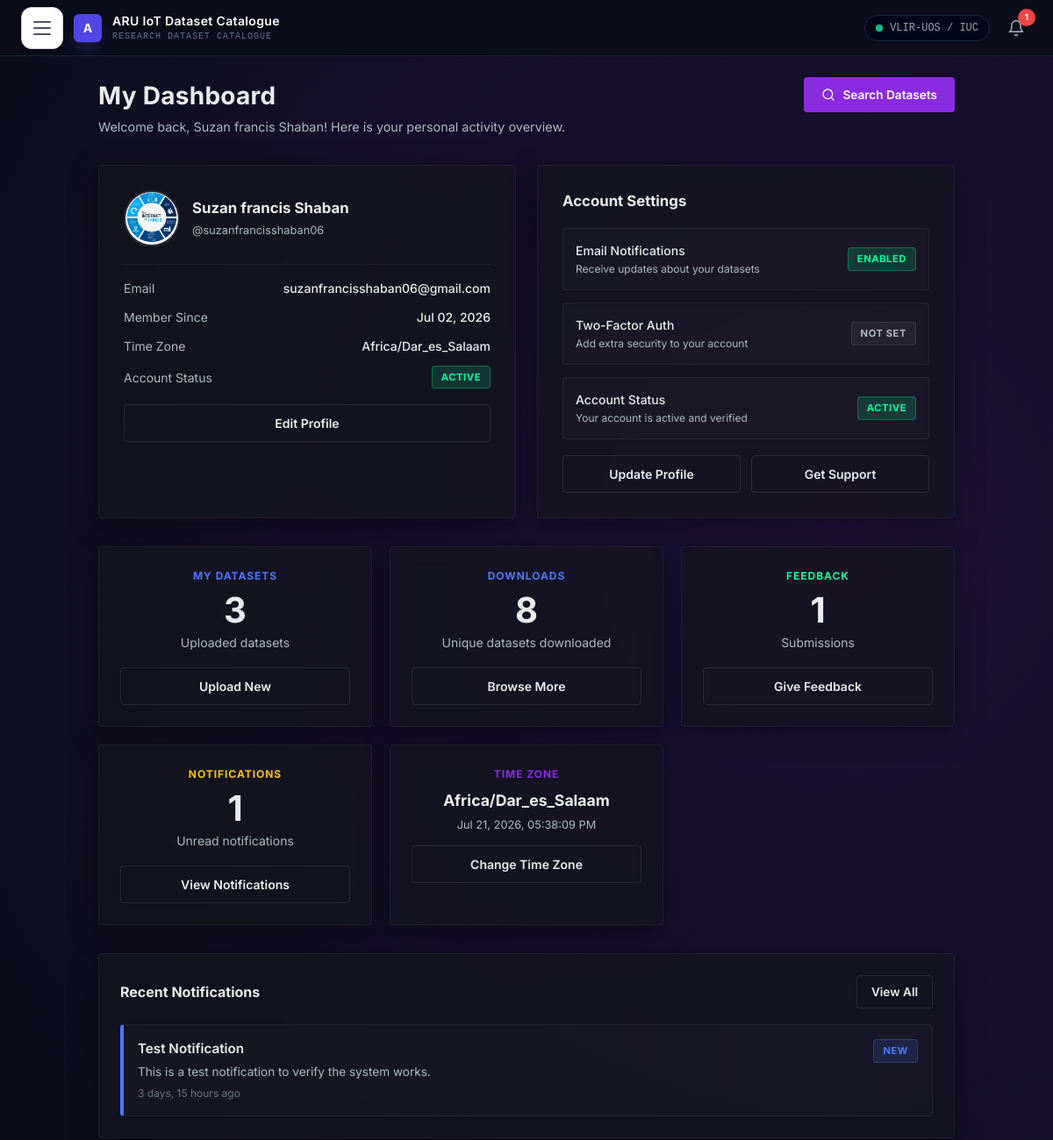
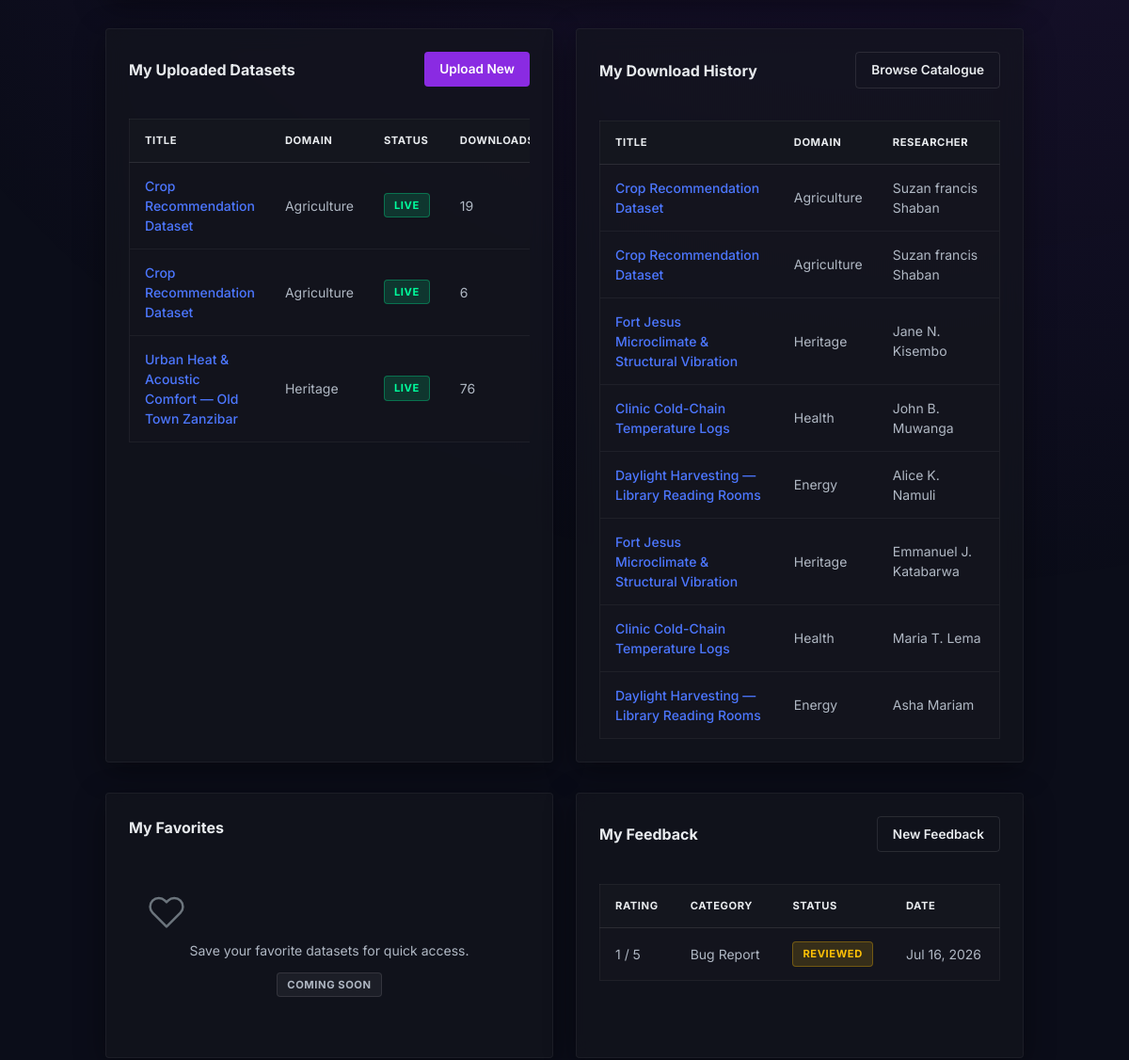
/my-dashboard/ (signed in, upper part), run on an earlier commit of the app's database (2 pictures, top to bottom).
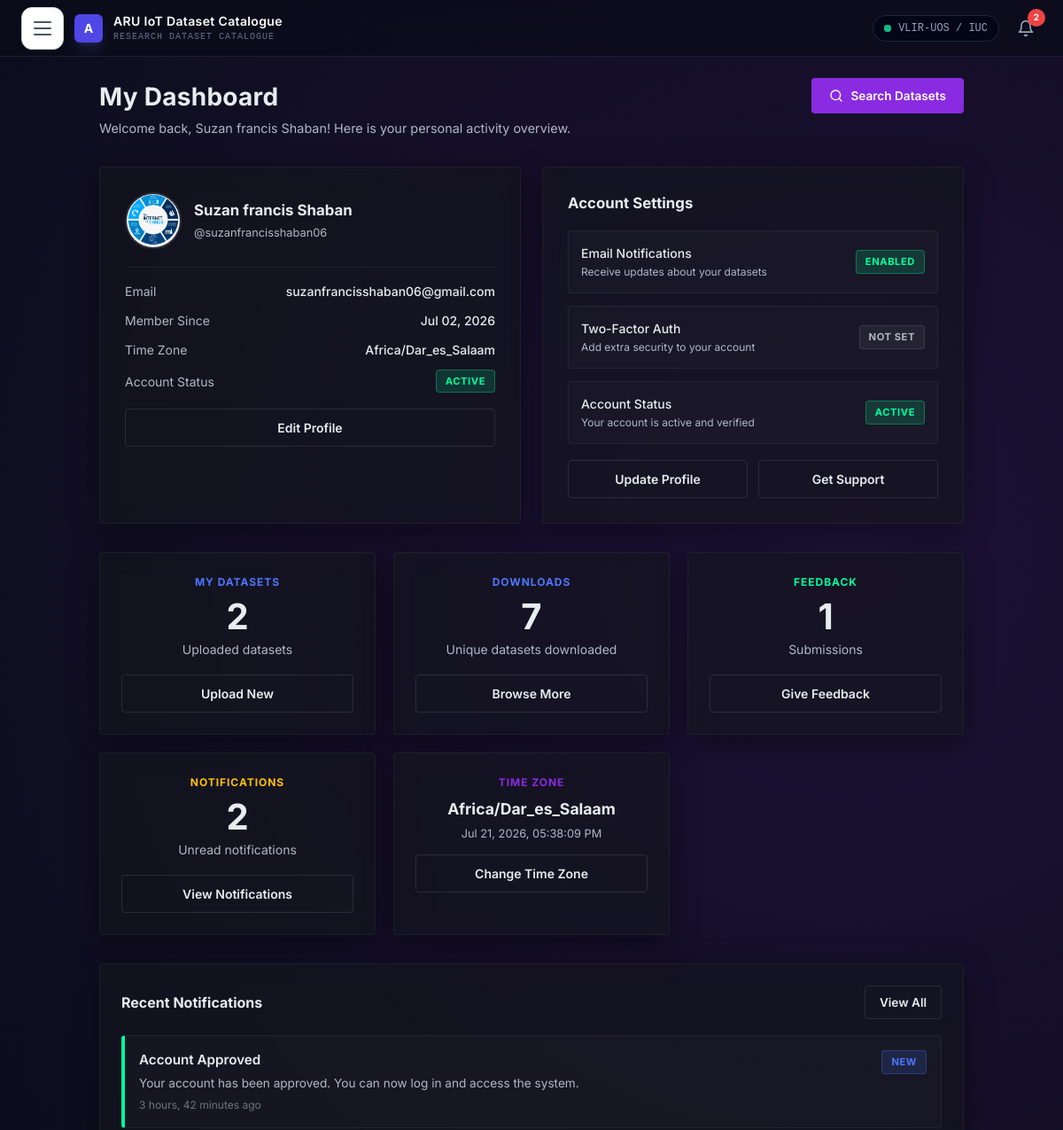
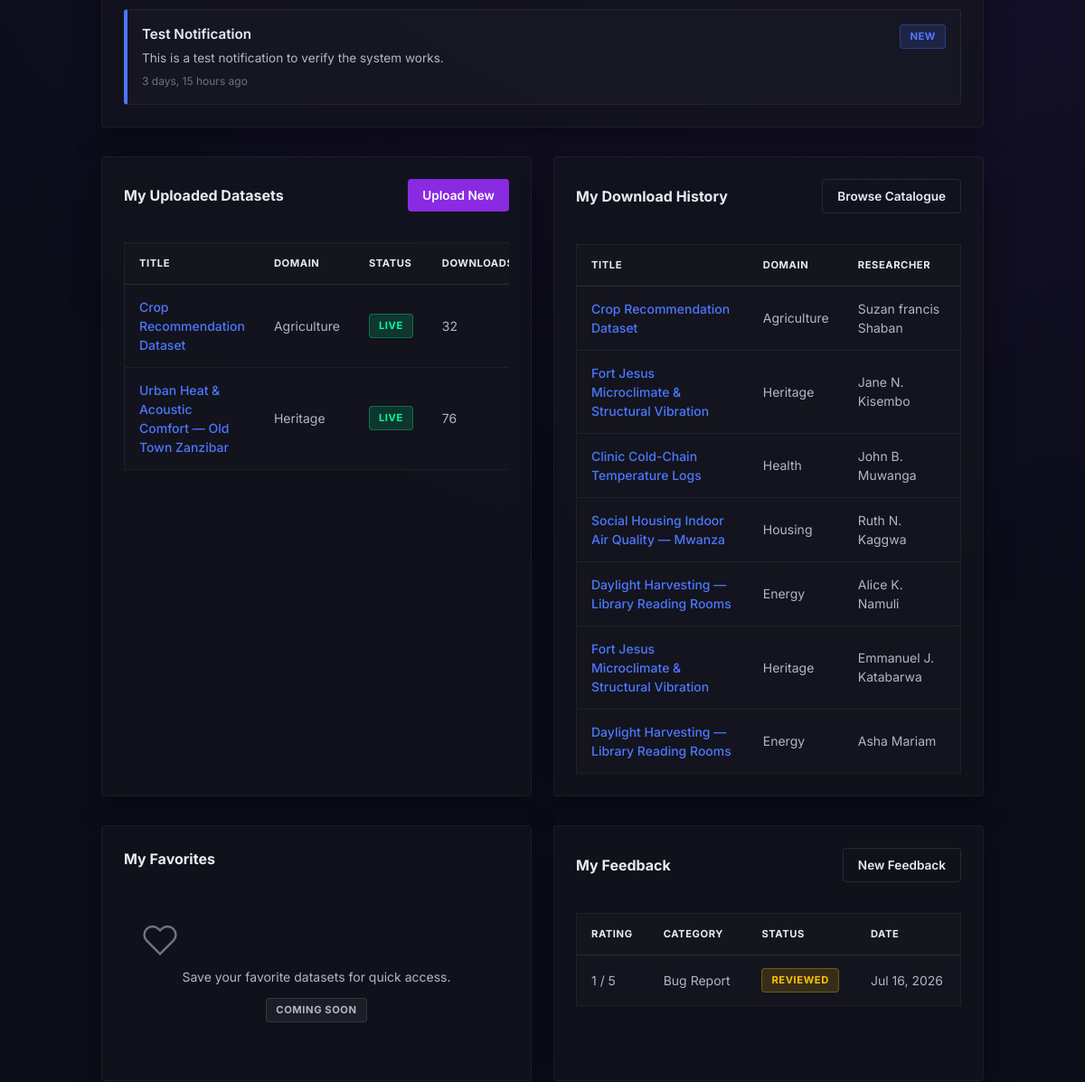
And on a later commit of the database (2 pictures, top to bottom).
### catalogue/models.py (models this page shows, shortened)
class Notification(models.Model):
    NOTIFICATION_TYPE_CHOICES = [
        ('info', 'Information'),
        ('success', 'Success'),
        ('warning', 'Warning'),
        ('error', 'Error'),
    ]
    user = models.ForeignKey(User, on_delete=models.CASCADE, related_name='notifications')
    title = models.CharField(max_length=255)
    message = models.TextField()
    notification_type = models.CharField(max_length=20, choices=NOTIFICATION_TYPE_CHOICES, default='info')
    is_read = models.BooleanField(default=False)
    sent_email = models.BooleanField(default=False)
    sent_sms = models.BooleanField(default=False)
    created_at = models.DateTimeField(auto_now_add=True)
    read_at = models.DateTimeField(null=True, blank=True)
    class Meta:
        ordering = ['-created_at']

class Dataset(models.Model):
    STATUS_CHOICES = [
        ('draft', 'Draft'),
        ('pending', 'Pending Review'),
        ('live', 'Live'),
    ]
    SENSOR_TYPE_CHOICES = [
        ('Temperature', 'Temperature'),
        ('Humidity', 'Humidity'),
        ('Air Quality', 'Air Quality'),
        ('Water Quality', 'Water Quality'),
        ('Energy', 'Energy'),
        ('Motion', 'Motion'),
        ('Sound', 'Sound'),
        ('Light', 'Light'),
        ('Other', 'Other'),
    ]
    OUTPUT_FORMAT_CHOICES = [
        ('CSV', 'CSV'),
        ('JSON', 'JSON'),
        ('Parquet', 'Parquet'),
        ('XML', 'XML'),
        ('Other', 'Other'),
    ]
    LICENSE_CHOICES = [
        ('CC BY 4.0', 'CC BY 4.0'),
        ('CC0', 'CC0'),
        ('CC BY-SA 4.0', 'CC BY-SA 4.0'),
        ('MIT', 'MIT'),
        ('Other', 'Other'),
    ]
    title = models.CharField(max_length=255, blank=True)
    description = models.TextField(blank=True)
    researcher = models.ForeignKey(User, on_delete=models.CASCADE, related_name='datasets')
    lead_researcher = models.CharField(max_length=255, blank=True, help_text='Name to display as the lead researcher for this dataset.')
    domain = models.ForeignKey(Domain, on_delete=models.PROTECT, related_name='datasets')
    sensor_type = models.CharField(max_length=100, choices=SENSOR_TYPE_CHOICES, blank=True)
    iuc_project_code = models.CharField(max_length=100, blank=True)
    output_format = models.CharField(max_length=20, choices=OUTPUT_FORMAT_CHOICES, default='CSV')
    location = models.CharField(max_length=255, blank=True)
    update_frequency = models.CharField(max_length=50, blank=True)
    start_date = models.DateField(null=True, blank=True)
    end_date = models.DateField(null=True, blank=True)
    units_of_measurement = models.CharField(max_length=100, blank=True)
    quality_score = models.DecimalField(
        max_digits=3,
        decimal_places=2,
        default=0.00,
        validators=[MinValueValidator(0), MaxValueValidator(5)]
    )
    license = models.CharField(max_length=100, choices=LICENSE_CHOICES, default='CC BY 4.0')
    download_link = models.URLField(null=True, blank=True)
    department = models.CharField(max_length=100, blank=True)
    data_file = models.FileField(upload_to='datasets/', blank=True, null=True)
    doi = models.CharField(max_length=100, blank=True, null=True)
    status = models.CharField(max_length=10, choices=STATUS_CHOICES, default='draft')
    download_count = models.PositiveIntegerField(default=0)
    created_at = models.DateTimeField(auto_now_add=True)
    class Meta:
        ordering = ['-created_at']

class Domain(models.Model):
    name = models.CharField(max_length=100, unique=True)
    slug = models.SlugField(max_length=100, unique=True)
    description = models.TextField(blank=True)
    is_active = models.BooleanField(default=True)
    class Meta:
        ordering = ['name']

class Feedback(models.Model):
    CATEGORY_CHOICES = [
        ('bug', 'Bug Report'),
        ('feature', 'Feature Request'),
        ('general', 'General Suggestion'),
        ('compliment', 'Compliment'),
    ]
    STATUS_CHOICES = [
        ('new', 'New'),
        ('reviewed', 'Reviewed'),
        ('resolved', 'Resolved'),
    ]
    user = models.ForeignKey(User, on_delete=models.SET_NULL, null=True, blank=True, related_name='feedbacks')
    rating = models.PositiveSmallIntegerField(validators=[MinValueValidator(1), MaxValueValidator(5)])
    category = models.CharField(max_length=20, choices=CATEGORY_CHOICES)
    comment = models.TextField(blank=True)
    status = models.CharField(max_length=20, choices=STATUS_CHOICES, default='new')
    admin_notes = models.TextField(blank=True)
    created_at = models.DateTimeField(auto_now_add=True)
    updated_at = models.DateTimeField(auto_now=True)
    class Meta:
        ordering = ['-created_at']

### catalogue/views.py (the view)
# urls.py: path('my-dashboard/', views.user_dashboard, name='user_dashboard'),
@login_required
def user_dashboard(request):
    user = request.user
    user_datasets = Dataset.objects.filter(researcher=user).select_related('domain')
    download_logs = AuditLog.objects.filter(user=user, action_type='download').select_related('user')
    downloaded_dataset_titles = []
    for log in download_logs:
        title = log.details
        if title and title.startswith('Downloaded: '):
            title = title[len('Downloaded: '):]
        if title:
            downloaded_dataset_titles.append(title)
    downloaded_datasets = Dataset.objects.filter(title__in=downloaded_dataset_titles).select_related('domain', 'researcher')
    user_feedback = Feedback.objects.filter(user=user).order_by('-created_at')[:20]
    try:
        profile = user.profile
    except Profile.DoesNotExist:
        profile = None
    unread_notifications_count = 0
    recent_notifications = []
    if user.is_authenticated:
        try:
            from catalogue.notifications import get_unread_notifications_count, get_recent_notifications
            unread_notifications_count = get_unread_notifications_count(user)
            recent_notifications = get_recent_notifications(user, limit=5)
        except Exception:
            pass
    context = {
        'user_datasets': user_datasets,
        'downloaded_datasets': downloaded_datasets,
        'user_feedback': user_feedback,
        'profile': profile,
        'unread_notifications_count': unread_notifications_count,
        'recent_notifications': recent_notifications,
    }
    return render(request, 'user_dashboard.html', context)

### catalogue/templates/user_dashboard.html (shortened to what the changed rows need)
{% extends 'base.html' %}
{% block content %}
{% load i18n %}
<div style="margin-top:24px; margin-bottom:40px; max-width:1200px; margin-left:auto; margin-right:auto;">
    <div style="margin-bottom:32px; display:flex; justify-content:space-between; align-items:flex-start; flex-wrap:wrap; gap:12px;">
        <div>
            <h1 style="font-size:1.75rem; font-weight:700; letter-spacing:0.01em;">My Dashboard</h1>
        </div>
    </div>
    <div id="uploads" style="display:grid; grid-template-columns: repeat(auto-fit, minmax(240px, 1fr)); gap:20px; margin-bottom:32px;">
        <div class="glass-panel" style="padding:24px; text-align:center;">
            <div style="font-size:0.75rem; font-weight:700; text-transform:uppercase; letter-spacing:0.08em; color:var(--accent-indigo); margin-bottom:10px;">My Datasets</div>
            <div style="font-size:2.5rem; font-weight:700; color:var(--text-primary); line-height:1;">{{ user_datasets|length }}</div>
            <p style="font-size:0.875rem; color:var(--text-secondary); margin-top:6px;">Uploaded datasets</p>
            <a href="{% url 'register_dataset' %}" class="btn btn-outline" style="margin-top:18px; width:100%; text-align:center; justify-content:center;">Upload New</a>
        </div>
        <div class="glass-panel" style="padding:24px; text-align:center;">
            <div style="font-size:0.75rem; font-weight:700; text-transform:uppercase; letter-spacing:0.08em; color:var(--accent-cyan); margin-bottom:10px;">Downloads</div>
            <div style="font-size:2.5rem; font-weight:700; color:var(--text-primary); line-height:1;">{{ downloaded_datasets|length }}</div>
            <p style="font-size:0.875rem; color:var(--text-secondary); margin-top:6px;">Unique datasets downloaded</p>
            <a href="{% url 'browse_catalogue' %}" class="btn btn-outline" style="margin-top:18px; width:100%; text-align:center; justify-content:center;">Browse More</a>
        </div>
        <div class="glass-panel" style="padding:24px; text-align:center;">
            <div style="font-size:0.75rem; font-weight:700; text-transform:uppercase; letter-spacing:0.08em; color:var(--accent-gold); margin-bottom:10px;">{% trans 'Notifications' %}</div>
            <div style="font-size:2.5rem; font-weight:700; color:var(--text-primary); line-height:1;">{{ unread_notifications_count }}</div>
            <p style="font-size:0.875rem; color:var(--text-secondary); margin-top:6px;">Unread notifications</p>
            <a href="{% url 'user_account_settings' %}?section=notifications" class="btn btn-outline" style="margin-top:18px; width:100%; text-align:center; justify-content:center;">{% trans 'View Notifications' %}</a>
        </div>
    </div>
    {% if recent_notifications %}
    <div class="glass-panel" style="padding:24px; margin-bottom:32px;">
        <div style="display:flex; flex-direction:column; gap:12px;">
            {% for notification in recent_notifications %}
            <div style="padding:16px; background:rgba(255,255,255,0.02); border:1px solid rgba(255,255,255,0.06); border-radius:var(--radius); border-left:4px solid {% if notification.notification_type == 'success' %}var(--accent-mint){% elif notification.notification_type == 'warning' %}var(--accent-gold){% elif notification.notification_type == 'error' %}#ff6b6b{% else %}var(--accent-cyan){% endif %};">
                <div style="display:flex; justify-content:space-between; align-items:flex-start; gap:12px;">
                    <div style="flex:1;">
                        <div style="font-size:0.95rem; font-weight:600; color:var(--text-primary); margin-bottom:4px;">{{ notification.title }}</div>
                        <div style="font-size:0.85rem; color:var(--text-secondary); line-height:1.5;">{{ notification.message|truncatechars:150 }}</div>
                        <div style="font-size:0.75rem; color:var(--text-muted); margin-top:6px;">{{ notification.created_at|timesince }} ago</div>
                    </div>
                    {% if not notification.is_read %}
                    <span class="type-tag" style="background:rgba(77,119,255,0.15); color:var(--accent-cyan); border:1px solid rgba(77,119,255,0.3); flex-shrink:0;">New</span>
                    {% endif %}
                </div>
            </div>
            {% endfor %}
        </div>
    </div>
    {% endif %}
    <div id="downloads" style="display:grid; grid-template-columns: repeat(auto-fit, minmax(420px, 1fr)); gap:24px; margin-bottom:32px;">
        <div class="glass-panel" style="padding:24px;">
            {% if user_datasets %}
            <div style="overflow-x:auto;">
                <table class="cyber-data-table">
                    <thead>
                        <tr>
                            <th>Title</th>
                            <th>Domain</th>
                            <th>Status</th>
                            <th>Downloads</th>
                        </tr>
                    </thead>
                    <tbody>
                        {% for ds in user_datasets %}
                        <tr class="log-row">
                            <td><a href="{% url 'dataset_detail' ds.id %}" style="color:var(--accent-indigo); text-decoration:none; font-weight:500;">{{ ds.title|default:"Untitled" }}</a></td>
                            <td>{{ ds.domain.name }}</td>
                            <td>
                                {% if ds.status == 'live' %}
                                <span class="type-tag" style="background:rgba(0,255,157,0.15); color:var(--accent-mint); border:1px solid rgba(0,255,157,0.3);">Live</span>
                                {% elif ds.status == 'pending' %}
                                <span class="type-tag" style="background:rgba(255,193,7,0.15); color:var(--accent-gold); border:1px solid rgba(255,193,7,0.3);">Pending</span>
                                {% elif ds.status == 'draft' %}
                                <span class="type-tag" style="background:rgba(148,163,184,0.15); color:var(--text-secondary); border:1px solid rgba(148,163,184,0.3);">Draft</span>
                                {% endif %}
                            </td>
                            <td>{{ ds.download_count }}</td>
                        </tr>
                        {% endfor %}
                    </tbody>
                </table>
            </div>
            {% endif %}
        </div>
        <div class="glass-panel" style="padding:24px;">
            {% if downloaded_datasets %}
            <div style="overflow-x:auto;">
                <table class="cyber-data-table">
                    <thead>
                        <tr>
                            <th>Title</th>
                            <th>Domain</th>
                            <th>Researcher</th>
                        </tr>
                    </thead>
                    <tbody>
                        {% for ds in downloaded_datasets %}
                        <tr class="log-row">
                            <td><a href="{% url 'dataset_detail' ds.id %}" style="color:var(--accent-indigo); text-decoration:none; font-weight:500;">{{ ds.title|default:"Untitled" }}</a></td>
                            <td>{{ ds.domain.name }}</td>
                            <td>{{ ds.researcher.get_full_name|default:ds.researcher.username }}</td>
                        </tr>
                        {% endfor %}
                    </tbody>
                </table>
            </div>
            {% endif %}
        </div>
    </div>
    <div id="favorites" style="display:grid; grid-template-columns: repeat(auto-fit, minmax(420px, 1fr)); gap:24px; margin-bottom:32px;">
        <div id="feedback" class="glass-panel" style="padding:24px;">
            {% if user_feedback %}
            <div style="overflow-x:auto;">
                <table class="cyber-data-table">
                    <thead>
                        <tr>
                            <th>Rating</th>
                            <th>Category</th>
                            <th>Status</th>
                            <th>Date</th>
                        </tr>
                    </thead>
                    <tbody>
                        {% for fb in user_feedback %}
                        <tr class="log-row">
                            <td>{{ fb.rating }} / 5</td>
                            <td>{{ fb.get_category_display }}</td>
                            <td>
                                {% if fb.status == 'new' %}
                                <span class="type-tag" style="background:rgba(77,119,255,0.15); color:var(--accent-cyan); border:1px solid rgba(77,119,255,0.3);">New</span>
                                {% elif fb.status == 'reviewed' %}
                                <span class="type-tag" style="background:rgba(255,193,7,0.15); color:var(--accent-gold); border:1px solid rgba(255,193,7,0.3);">Reviewed</span>
                                {% else %}
                                <span class="type-tag" style="background:rgba(0,255,157,0.15); color:var(--accent-mint); border:1px solid rgba(0,255,157,0.3);">Resolved</span>
                                {% endif %}
                            </td>
                            <td>{{ fb.created_at|date:"M d, Y" }}</td>
                        </tr>
                        {% endfor %}
                    </tbody>
                </table>
            </div>
            {% endif %}
        </div>
    </div>
</div>
{% endblock %}

What changed in the data, as far as the page shows it:
removed Dataset: title "Crop Recommendation Dataset", domain.name "Agriculture", status "LIVE", download_count "6", researcher.get_full_name "Suzan francis Shaban"
removed Dataset: title "Clinic Cold-Chain Temperature Logs", domain.name "Health", researcher.get_full_name "Maria T. Lema", shown under "My Download History"
added Notification: title "Account Approved", message "Your account has been approved. You can now log in and access the system.", created_at "3 hours, 42 minutes", is_read "NEW", notification_type "success" (drawn)
changed Dataset "Crop Recommendation Dataset": download_count "19" → "32"
now on this page (row edited): Dataset: title "Social Housing Indoor Air Quality — Mwanza", domain.name "Housing", researcher.get_full_name "Ruth N. Kaggwa", shown under "My Download History"
Also different on the page:
{{ unread_notifications_count }}: "1" → "2"
{{ user_datasets|length }}: "3" → "2"
{{ downloaded_datasets|length }}: "8" → "7"
